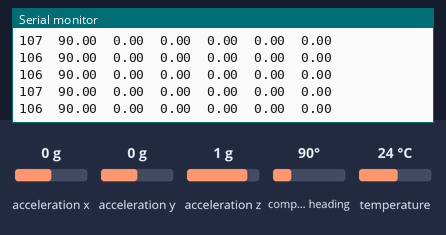
Bench run of a sketch on a simulated Arduino Uno, built with avr-gcc and run on an emulated ATmega328P. On the bench: the last lines printed to the serial monitor. The inputs (shaded band) are chosen by the test bench; at power-on: acceleration x 0 g, compass heading 90°, acceleration y 0 g, acceleration z 1 g, temperature 24 °C.

Above: at 1.8 s.
1.9 s: acceleration x set to -1.4 g
At 1.92 s:
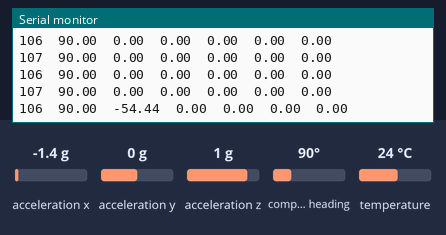
3.4 s: compass heading set to 7°
At 3.41 s:
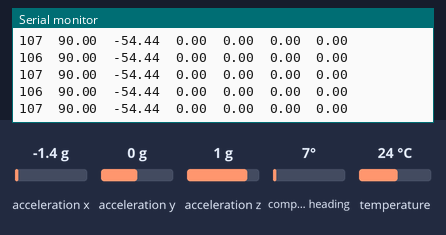
6.4 s: acceleration y set to -1.4 g
At 6.49 s:
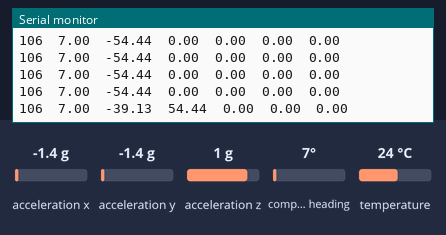
9.4 s: acceleration z set to -1.4 g
At 9.47 s:
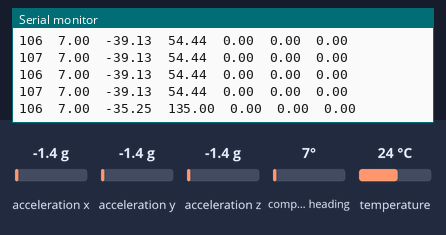
Timing chart, 0 to 11.9 s (numbered marks = the images above; inputs shaded):
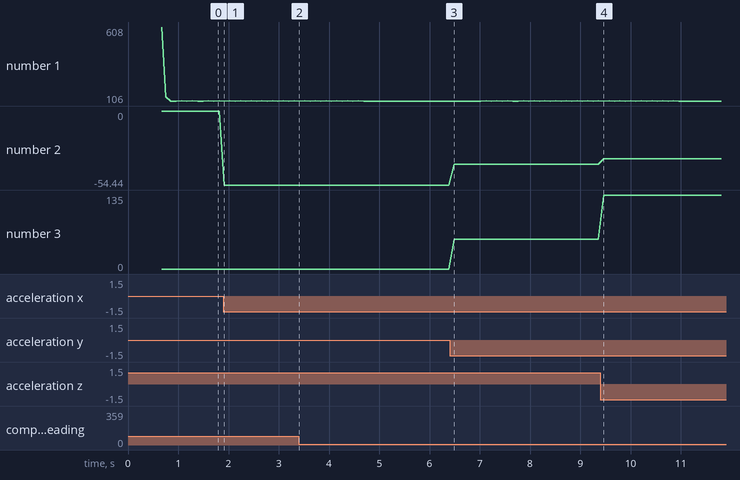

Measured:
- after the input at 1.9 s, the serial monitor: prints a new line at once (image 1)
- after the input at 6.4 s, the serial monitor: prints a new line after 0.09 s (image 3)
- after the input at 9.4 s, the serial monitor: prints a new line after 0.07 s (image 4)
- plotted number 2: 0 → -54.44 after the input at 1.9 s, -54.44 → -39.13 after the input at 6.4 s, -39.13 → -35.25 after the input at 9.4 s
- plotted number 3: 0 → 54.44 after the input at 6.4 s, 54.44 → 135 after the input at 9.4 s

The sketch:

BNO055_Logger_Adiel_smoothing.ino
```cpp
#include <Wire.h>
#include <Adafruit_Sensor.h>
#include <Adafruit_BNO055.h>
#include <utility/imumaths.h>

/* This driver reads raw data from the BNO055

   Connections
   ===========
   Connect SCL to analog 5
   Connect SDA to analog 4
   Connect VDD to 3.3V DC
   Connect GROUND to common ground

   History
   =======
   2015/MAR/03  - First release (KTOWN)
*/


Adafruit_BNO055 bno = Adafruit_BNO055();

unsigned long lastSendTime = 0;
unsigned long lastSampleTime = 0;

//DESIRED sample rate (in milliseconds)
//At minimum (only printing timestamp/lin accel/euler) sample will
//go down to ~40ms since Serial.print is a slow method
#define SAMPLE_DELAY 100


//smoothing variables
const int numReadings = 2;    // <----- NUMBER OF SAMPLES TO AVERAGE

float Xreadings[numReadings];      // the readings from the input
int XreadIndex = 0;              // the index of the current reading
float Xtotal = 0;                  // the running total
float Xaverage = 0;                // the average

float Yreadings[numReadings];      // the readings from the input
int YreadIndex = 0;              // the index of the current reading
float Ytotal = 0;                  // the running total
float Yaverage = 0;                // the average

float Zreadings[numReadings];      // the readings from the input
int ZreadIndex = 0;              // the index of the current reading
float Ztotal = 0;                  // the running total
float Zaverage = 0;                // the average


/**************************************************************************/
/*
    Arduino setup function (automatically called at startup)
*/
/**************************************************************************/
void setup(void)
{
  Serial.begin(9600);
  Serial.println("Orientation Sensor Raw Data Test"); Serial.println("");

  /* Initialise the sensor */
  if (!bno.begin())
  {
    /* There was a problem detecting the BNO055 ... check your connections */
    Serial.print("Ooops, no BNO055 detected ... Check your wiring or I2C ADDR!");
    while (1);
  }

  delay(500);

  /* Display the current temperature */
  int8_t temp = bno.getTemp();
  Serial.print("Current Temperature: ");
  Serial.print(temp);
  Serial.println(" C");
  Serial.println("");

  bno.setExtCrystalUse(true);

  Serial.println("Calibration status values: 0=uncalibrated, 3=fully calibrated");

  Serial.println("time\teul_z\teul_y\teul_x\tlinA_x\tlinA_y\tlinA_z\tcal_sys\tcal_gyr\tcal_acc\tcal_mag");

  //initialize smoothing arrays
  for (int i = 0; i < numReadings; i++) {
    Xreadings[i] = 0;
    Yreadings[i] = 0;
    Zreadings[i] = 0;
  }

}

/**************************************************************************/
/*
    Arduino loop function, called once 'setup' is complete (your own code
    should go here)
*/
/**************************************************************************/
void loop(void)
{


  if (millis() - lastSampleTime > SAMPLE_DELAY) {


    //print the sample time
    Serial.print(millis() - lastSendTime);
    Serial.print('\t');

    lastSendTime = millis();

    imu::Vector<3> euler = bno.getVector(Adafruit_BNO055::VECTOR_EULER);
    imu::Vector<3> linearAcceleration = bno.getVector(Adafruit_BNO055::VECTOR_LINEARACCEL);

    //print Euler data
    for (int i = 0; i < 3; ++i) {
      Serial.print(euler[i]);
      Serial.print('\t');
    }


    //------------------------------SMOOTHING OF LINEAR ACCEL DATA------------------------------

    //----------X DIRECTION----------

    // subtract the last reading:
    Xtotal = Xtotal - Xreadings[XreadIndex];
    // read from the sensor:
    Xreadings[XreadIndex] = linearAcceleration[0];
    // add the reading to the total:
    Xtotal = Xtotal + Xreadings[XreadIndex];
    // advance to the next position in the array:
    XreadIndex = XreadIndex + 1;

    // if we're at the end of the array...
    if (XreadIndex >= numReadings) {
      // ...wrap around to the beginning:
      XreadIndex = 0;
    }

    // calculate the average:
    Xaverage = Xtotal / numReadings;

    //----------Y DIRECTION----------

    // subtract the last reading:
    Ytotal = Ytotal - Yreadings[YreadIndex];
    // read from the sensor:
    Yreadings[YreadIndex] = linearAcceleration[1];
    // add the reading to the total:
    Ytotal = Ytotal + Yreadings[YreadIndex];
    // advance to the next position in the array:
    YreadIndex = YreadIndex + 1;

    // if we're at the end of the array...
    if (YreadIndex >= numReadings) {
      // ...wrap around to the beginning:
      YreadIndex = 0;
    }

    // calculate the average:
    Yaverage = Ytotal / numReadings;


    //----------Z DIRECTION----------

    // subtract the last reading:
    Ztotal = Ztotal - Zreadings[ZreadIndex];
    // read from the sensor:
    Zreadings[ZreadIndex] = linearAcceleration[2];
    // add the reading to the total:
    Ztotal = Ztotal + Zreadings[ZreadIndex];
    // advance to the next position in the array:
    ZreadIndex = ZreadIndex + 1;

    // if we're at the end of the array...
    if (ZreadIndex >= numReadings) {
      // ...wrap around to the beginning:
      ZreadIndex = 0;
    }

    // calculate the average:
    Zaverage = Ztotal / numReadings;


    //print SMOOTHED linear Acceleration data
    Serial.print(Xaverage);
    Serial.print('\t');
    Serial.print(Yaverage);
    Serial.print('\t');
    Serial.print(Zaverage);
    Serial.print('\t');


    //print RAW linAccel data
    //    for (int i = 0; i < 3; ++i) {
    //      Serial.print(linearAcceleration[i]);
    //      Serial.print('\t');
    //    }


//    /* Display calibration status for each sensor. */
//    uint8_t system, gyro, accel, mag = 0;
//    bno.getCalibration(&system, &gyro, &accel, &mag);
//    //  Serial.print("CALIBRATION: Sys=");
//    Serial.print(system, DEC);
//    Serial.print('\t');
//    //  Serial.print(" Gyro=");
//    Serial.print(gyro, DEC);
//    Serial.print('\t');
//    //  Serial.print(" Accel=");
//    Serial.print(accel, DEC);
//    Serial.print('\t');
//    //  Serial.print(" Mag=");
//    Serial.print(mag, DEC);

    Serial.println();

    //record time
    lastSampleTime = millis();

  }

}
```
